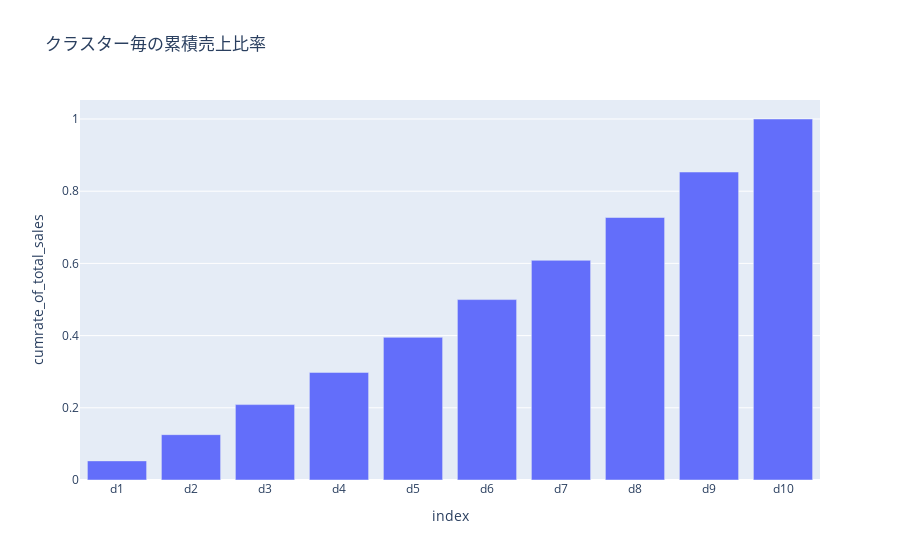

Notebook cell for this chart:
### Code cell
px.bar(df_agg, y="cumrate_of_total_sales", title="クラスター毎の累積売上比率")

### Figure 1 — Plotly figure (JSON) as saved in the notebook; plotly's stock layout.template omitted (floating-point values rounded to 4 significant figures)
{"data": [{"alignmentgroup": "True", "hovertemplate": "index=%{x}<br>cumrate_of_total_sales=%{y}<extra></extra>", "legendgroup": "", "marker": {"color": "#636efa", "pattern": {"shape": ""}}, "name": "", "offsetgroup": "", "orientation": "v", "showlegend": false, "textposition": "auto", "type": "bar", "x": ["d1", "d2", "d3", "d4", "d5", "d6", "d7", "d8", "d9", "d10"], "xaxis": "x", "y": [0.05298, 0.1256, 0.2089, 0.2981, 0.3951, 0.4997, 0.6085, 0.7271, 0.8531, 1], "yaxis": "y"}], "layout": {"autosize": true, "barmode": "relative", "legend": {"tracegroupgap": 0}, "title": {"text": "クラスター毎の累積売上比率"}, "xaxis": {"anchor": "y", "autorange": true, "domain": [0, 1], "range": [-0.5, 9.5], "title": {"text": "index"}, "type": "category"}, "yaxis": {"anchor": "x", "autorange": true, "domain": [0, 1], "range": [0, 1.053], "title": {"text": "cumrate_of_total_sales"}, "type": "linear"}}}
